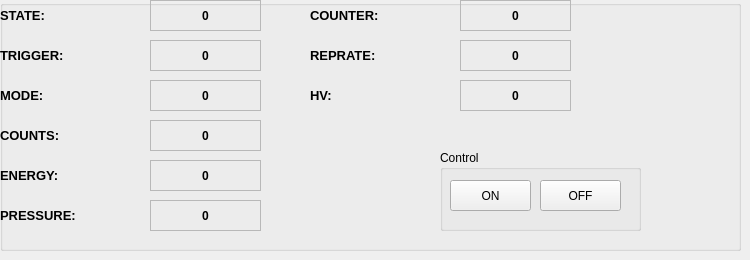
   <widget class="QWidget" name="LASER_TAB">
    <attribute name="title">
     <string>LASER</string>
    </attribute>
    <widget class="QGroupBox" name="LASER_BOX">
     <property name="geometry">
      <rect>
       <x>0</x>
       <y>0</y>
       <width>741</width>
       <height>251</height>
      </rect>
     </property>
     <property name="title">
      <string/>
     </property>
     <widget class="QLabel" name="LASER_TRIGGER_TEXT">
      <property name="geometry">
       <rect>
        <x>150</x>
        <y>40</y>
        <width>111</width>
        <height>31</height>
       </rect>
      </property>
      <property name="font">
       <font>
        <weight>75</weight>
        <bold>true</bold>
       </font>
      </property>
      <property name="autoFillBackground">
       <bool>false</bool>
      </property>
      <property name="frameShape">
       <enum>QFrame::StyledPanel</enum>
      </property>
      <property name="text">
       <string>0</string>
      </property>
      <property name="alignment">
       <set>Qt::AlignCenter</set>
      </property>
     </widget>
     <widget class="QLabel" name="LASER_COUNTS_TEXT">
      <property name="geometry">
       <rect>
        <x>150</x>
        <y>120</y>
        <width>111</width>
        <height>31</height>
       </rect>
      </property>
      <property name="font">
       <font>
        <weight>75</weight>
        <bold>true</bold>
       </font>
      </property>
      <property name="autoFillBackground">
       <bool>false</bool>
      </property>
      <property name="frameShape">
       <enum>QFrame::StyledPanel</enum>
      </property>
      <property name="text">
       <string>0</string>
      </property>
      <property name="alignment">
       <set>Qt::AlignCenter</set>
      </property>
     </widget>
     <widget class="QLabel" name="label_14">
      <property name="geometry">
       <rect>
        <x>0</x>
        <y>40</y>
        <width>111</width>
        <height>31</height>
       </rect>
      </property>
      <property name="font">
       <font>
        <pointsize>10</pointsize>
        <weight>75</weight>
        <bold>true</bold>
       </font>
      </property>
      <property name="text">
       <string>TRIGGER:</string>
      </property>
      <property name="alignment">
       <set>Qt::AlignLeading|Qt::AlignLeft|Qt::AlignVCenter</set>
      </property>
     </widget>
     <widget class="QGroupBox" name="laser_control_box_2">
      <property name="geometry">
       <rect>
        <x>440</x>
        <y>150</y>
        <width>201</width>
        <height>81</height>
       </rect>
      </property>
      <property name="title">
       <string>Control</string>
      </property>
      <widget class="QPushButton" name="laser_on_2">
       <property name="geometry">
        <rect>
         <x>10</x>
         <y>30</y>
         <width>81</width>
         <height>31</height>
        </rect>
       </property>
       <property name="text">
        <string>ON</string>
       </property>
      </widget>
      <widget class="QPushButton" name="laser_off_2">
       <property name="geometry">
        <rect>
         <x>100</x>
         <y>30</y>
         <width>81</width>
         <height>31</height>
        </rect>
       </property>
       <property name="text">
        <string>OFF</string>
       </property>
      </widget>
     </widget>
     <widget class="QLabel" name="label_17">
      <property name="geometry">
       <rect>
        <x>0</x>
        <y>200</y>
        <width>141</width>
        <height>31</height>
       </rect>
      </property>
      <property name="font">
       <font>
        <pointsize>10</pointsize>
        <weight>75</weight>
        <bold>true</bold>
       </font>
      </property>
      <property name="text">
       <string>PRESSURE:</string>
      </property>
      <property name="alignment">
       <set>Qt::AlignLeading|Qt::AlignLeft|Qt::AlignVCenter</set>
      </property>
     </widget>
     <widget class="QLabel" name="LASER_REPRATE_TEXT">
      <property name="geometry">
       <rect>
        <x>460</x>
        <y>40</y>
        <width>111</width>
        <height>31</height>
       </rect>
      </property>
      <property name="font">
       <font>
        <weight>75</weight>
        <bold>true</bold>
       </font>
      </property>
      <property name="autoFillBackground">
       <bool>false</bool>
      </property>
      <property name="frameShape">
       <enum>QFrame::StyledPanel</enum>
      </property>
      <property name="text">
       <string>0</string>
      </property>
      <property name="alignment">
       <set>Qt::AlignCenter</set>
      </property>
     </widget>
     <widget class="QLabel" name="label_16">
      <property name="geometry">
       <rect>
        <x>0</x>
        <y>120</y>
        <width>141</width>
        <height>31</height>
       </rect>
      </property>
      <property name="font">
       <font>
        <pointsize>10</pointsize>
        <weight>75</weight>
        <bold>true</bold>
       </font>
      </property>
      <property name="text">
       <string>COUNTS:</string>
      </property>
      <property name="alignment">
       <set>Qt::AlignLeading|Qt::AlignLeft|Qt::AlignVCenter</set>
      </property>
     </widget>
     <widget class="QLabel" name="label_11">
      <property name="geometry">
       <rect>
        <x>0</x>
        <y>0</y>
        <width>101</width>
        <height>31</height>
       </rect>
      </property>
      <property name="font">
       <font>
        <pointsize>10</pointsize>
        <weight>75</weight>
        <bold>true</bold>
       </font>
      </property>
      <property name="text">
       <string>STATE:</string>
      </property>
      <property name="alignment">
       <set>Qt::AlignLeading|Qt::AlignLeft|Qt::AlignVCenter</set>
      </property>
     </widget>
     <widget class="QLabel" name="label_29">
      <property name="geometry">
       <rect>
        <x>310</x>
        <y>80</y>
        <width>141</width>
        <height>31</height>
       </rect>
      </property>
      <property name="font">
       <font>
        <pointsize>10</pointsize>
        <weight>75</weight>
        <bold>true</bold>
       </font>
      </property>
      <property name="text">
       <string>HV:</string>
      </property>
      <property name="alignment">
       <set>Qt::AlignLeading|Qt::AlignLeft|Qt::AlignVCenter</set>
      </property>
     </widget>
     <widget class="QLabel" name="label_28">
      <property name="geometry">
       <rect>
        <x>310</x>
        <y>40</y>
        <width>141</width>
        <height>31</height>
       </rect>
      </property>
      <property name="font">
       <font>
        <pointsize>10</pointsize>
        <weight>75</weight>
        <bold>true</bold>
       </font>
      </property>
      <property name="text">
       <string>REPRATE:</string>
      </property>
      <property name="alignment">
       <set>Qt::AlignLeading|Qt::AlignLeft|Qt::AlignVCenter</set>
      </property>
     </widget>
     <widget class="QLabel" name="label_13">
      <property name="geometry">
       <rect>
        <x>0</x>
        <y>160</y>
        <width>141</width>
        <height>31</height>
       </rect>
      </property>
      <property name="font">
       <font>
        <pointsize>10</pointsize>
        <weight>75</weight>
        <bold>true</bold>
       </font>
      </property>
      <property name="text">
       <string>ENERGY:</string>
      </property>
      <property name="alignment">
       <set>Qt::AlignLeading|Qt::AlignLeft|Qt::AlignVCenter</set>
      </property>
     </widget>
     <widget class="QLabel" name="LASER_OPMODE_TEXT">
      <property name="geometry">
       <rect>
        <x>150</x>
        <y>0</y>
        <width>111</width>
        <height>31</height>
       </rect>
      </property>
      <property name="font">
       <font>
        <weight>75</weight>
        <bold>true</bold>
       </font>
      </property>
      <property name="autoFillBackground">
       <bool>false</bool>
      </property>
      <property name="frameShape">
       <enum>QFrame::StyledPanel</enum>
      </property>
      <property name="text">
       <string>0</string>
      </property>
      <property name="alignment">
       <set>Qt::AlignCenter</set>
      </property>
     </widget>
     <widget class="QLabel" name="LASER_MODE_TEXT">
      <property name="geometry">
       <rect>
        <x>150</x>
        <y>80</y>
        <width>111</width>
        <height>31</height>
       </rect>
      </property>
      <property name="font">
       <font>
        <weight>75</weight>
        <bold>true</bold>
       </font>
      </property>
      <property name="autoFillBackground">
       <bool>false</bool>
      </property>
      <property name="frameShape">
       <enum>QFrame::StyledPanel</enum>
      </property>
      <property name="text">
       <string>0</string>
      </property>
      <property name="alignment">
       <set>Qt::AlignCenter</set>
      </property>
     </widget>
     <widget class="QLabel" name="LASER_PRESSURE_TEXT">
      <property name="geometry">
       <rect>
        <x>150</x>
        <y>200</y>
        <width>111</width>
        <height>31</height>
       </rect>
      </property>
      <property name="font">
       <font>
        <weight>75</weight>
        <bold>true</bold>
       </font>
      </property>
      <property name="autoFillBackground">
       <bool>false</bool>
      </property>
      <property name="frameShape">
       <enum>QFrame::StyledPanel</enum>
      </property>
      <property name="text">
       <string>0</string>
      </property>
      <property name="alignment">
       <set>Qt::AlignCenter</set>
      </property>
     </widget>
     <widget class="QLabel" name="label_15">
      <property name="geometry">
       <rect>
        <x>0</x>
        <y>80</y>
        <width>141</width>
        <height>31</height>
       </rect>
      </property>
      <property name="font">
       <font>
        <pointsize>10</pointsize>
        <weight>75</weight>
        <bold>true</bold>
       </font>
      </property>
      <property name="text">
       <string>MODE:</string>
      </property>
      <property name="alignment">
       <set>Qt::AlignLeading|Qt::AlignLeft|Qt::AlignVCenter</set>
      </property>
     </widget>
     <widget class="QLabel" name="LASER_COUNTER_TEXT">
      <property name="geometry">
       <rect>
        <x>460</x>
        <y>0</y>
        <width>111</width>
        <height>31</height>
       </rect>
      </property>
      <property name="font">
       <font>
        <weight>75</weight>
        <bold>true</bold>
       </font>
      </property>
      <property name="autoFillBackground">
       <bool>false</bool>
      </property>
      <property name="frameShape">
       <enum>QFrame::StyledPanel</enum>
      </property>
      <property name="text">
       <string>0</string>
      </property>
      <property name="alignment">
       <set>Qt::AlignCenter</set>
      </property>
     </widget>
     <widget class="QLabel" name="label_27">
      <property name="geometry">
       <rect>
        <x>310</x>
        <y>0</y>
        <width>141</width>
        <height>31</height>
       </rect>
      </property>
      <property name="font">
       <font>
        <pointsize>10</pointsize>
        <weight>75</weight>
        <bold>true</bold>
       </font>
      </property>
      <property name="text">
       <string>COUNTER:</string>
      </property>
      <property name="alignment">
       <set>Qt::AlignLeading|Qt::AlignLeft|Qt::AlignVCenter</set>
      </property>
     </widget>
     <widget class="QLabel" name="LASER_HV_TEXT">
      <property name="geometry">
       <rect>
        <x>460</x>
        <y>80</y>
        <width>111</width>
        <height>31</height>
       </rect>
      </property>
      <property name="font">
       <font>
        <weight>75</weight>
        <bold>true</bold>
       </font>
      </property>
      <property name="autoFillBackground">
       <bool>false</bool>
      </property>
      <property name="frameShape">
       <enum>QFrame::StyledPanel</enum>
      </property>
      <property name="text">
       <string>0</string>
      </property>
      <property name="alignment">
       <set>Qt::AlignCenter</set>
      </property>
     </widget>
     <widget class="QLabel" name="LASER_ENERGY_TEXT">
      <property name="geometry">
       <rect>
        <x>150</x>
        <y>160</y>
        <width>111</width>
        <height>31</height>
       </rect>
      </property>
      <property name="font">
       <font>
        <weight>75</weight>
        <bold>true</bold>
       </font>
      </property>
      <property name="autoFillBackground">
       <bool>false</bool>
      </property>
      <property name="frameShape">
       <enum>QFrame::StyledPanel</enum>
      </property>
      <property name="text">
       <string>0</string>
      </property>
      <property name="alignment">
       <set>Qt::AlignCenter</set>
      </property>
     </widget>
    </widget>
   </widget>
